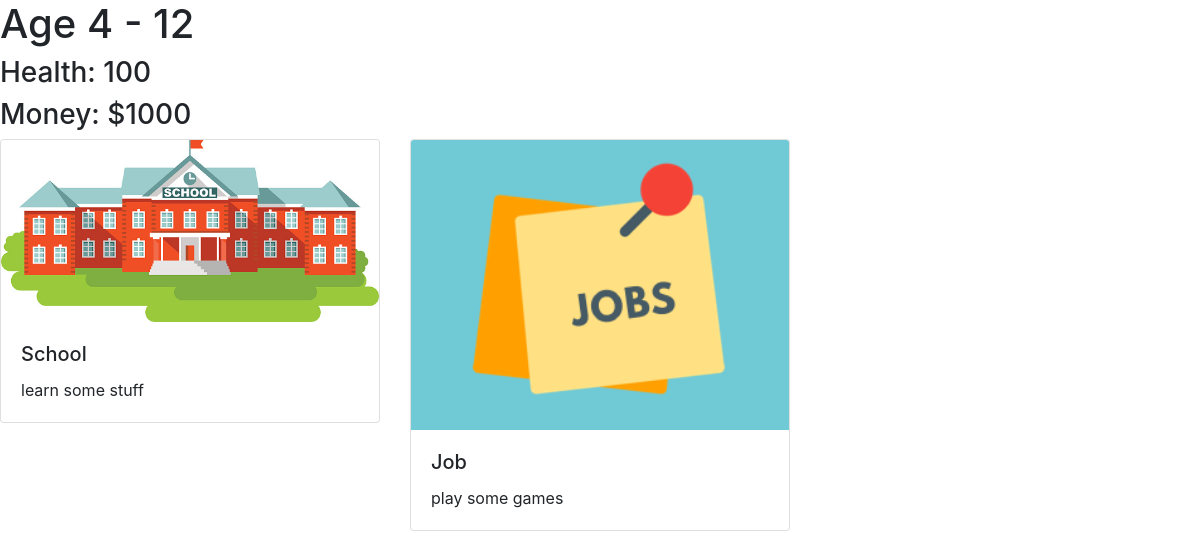
The page /cards/children on the database its author committed.
### cards/models.py (models this page shows)
class Card(models.Model):
    title = models.CharField(max_length=100, primary_key=True)
    description = models.TextField()
    image = models.FilePathField(path="/img")

### cards/views.py (the view)
# urls.py: path("children", views.children_detail, name="children"),
def children_detail(request):
    card = Card.objects.all()
    context = {
        'children_cards': card
    }
    return render(request, 'children.html', context)

### cards/templates/children.html
{% extends "base.html" %}
{% load static %}
{% block page_content %}
<h1>Age 4 - 12</h1>
<h3>Health: 100</h3>
<h3>Money: $1000</h3>
<div class="row">
{% for card in children_cards %}
    {% if card.title in 'School,Job' %}
        <div class="col-md-4">
            <div class="card mb-2">
                <img class="card-img-top" src="{% static card.image %}">
                <div class="card-body">
                    <h5 class="card-title">{{ card.title }}</h5>
                    <p class="card-text">{{ card.description }}</p>
                </div>
            </div>
        </div>
    {% endif %}
{% endfor %}
</div>
{% endblock %}

### rows shown on the page
Card: image (picture), title "School", description "learn some stuff"
Card: image (picture), title "Job", description "play some games"
